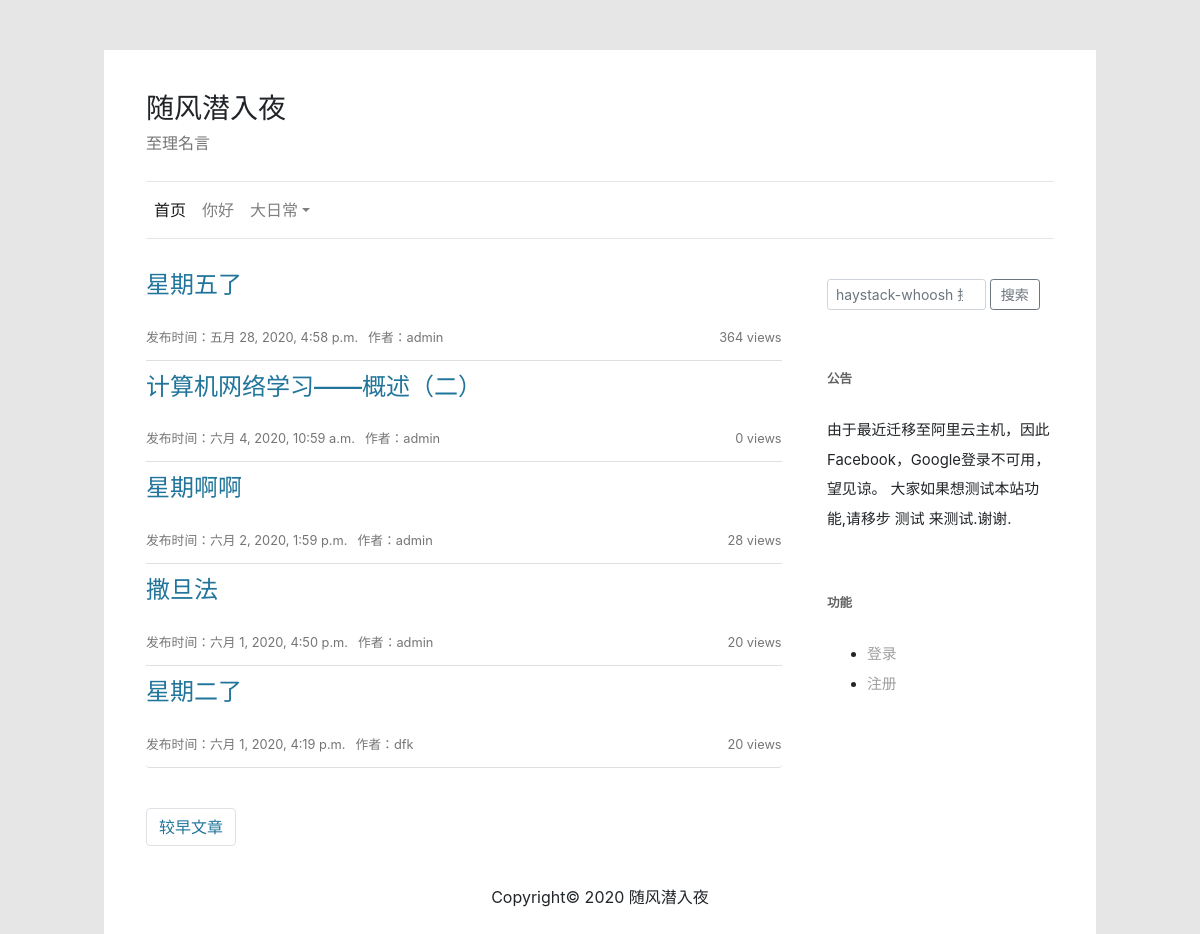
Before: / with the older database file.
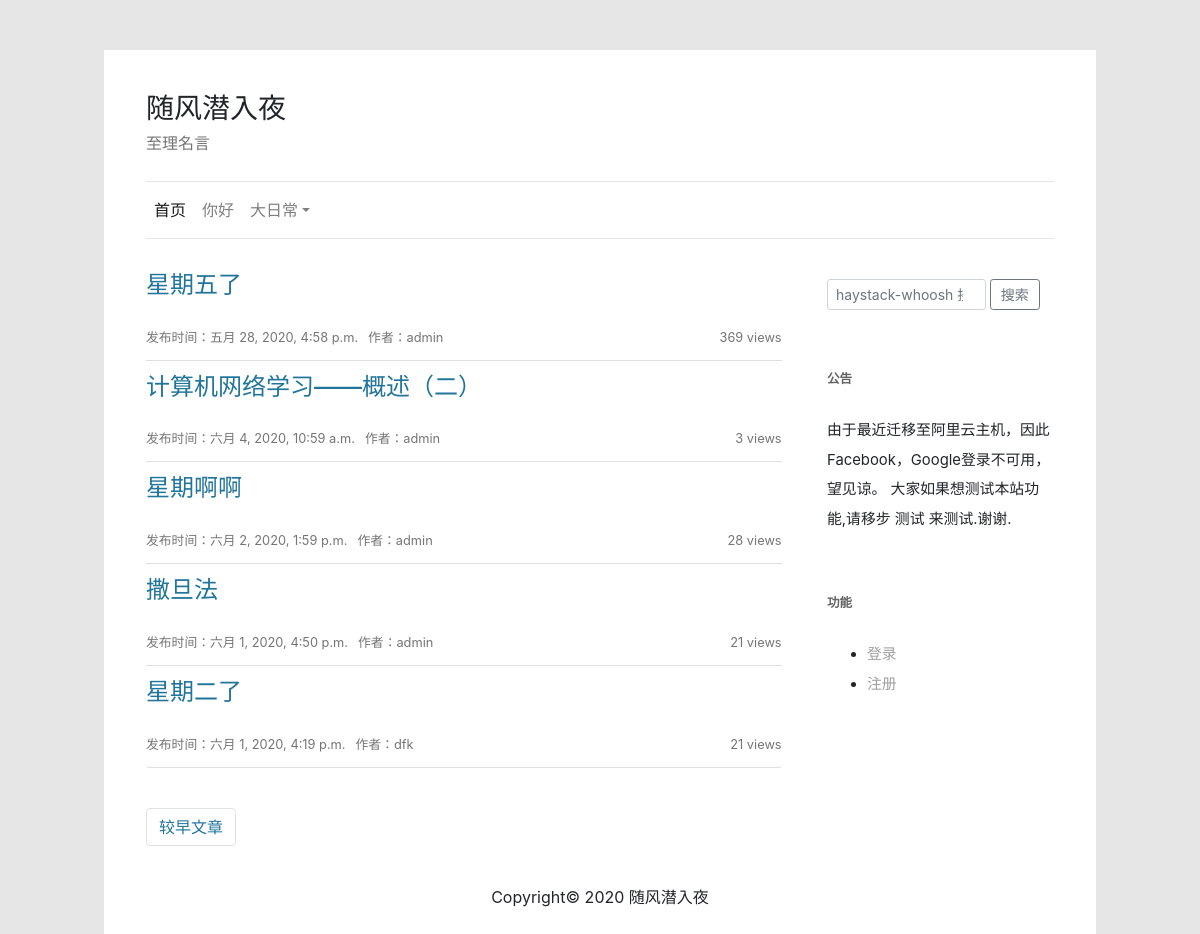
After: the same page with the newer database file.
### blog/models.py (models this page shows, shortened)
class BaseModel(models.Model):
    id = models.AutoField(primary_key=True)
    created_time = models.DateTimeField('创建时间', auto_now_add=True)
    last_mod_time = models.DateTimeField('修改时间', auto_now=True)
    class Meta:
        abstract = True

class Article(BaseModel):
    STATUS_CHOICES = (
        ('d', '草稿'),
        ('p', '发表'),
    )
    COMMENT_STATUS = (
        ('o', '打开'),
        ('c', '关闭'),
    )
    TYPE = (
        ('a', '文章'),
        ('p', '页面'),
    )
    title = models.CharField('标题', max_length=200, unique=True)
    body = MDTextField('正文')
    pub_time = models.DateTimeField(
        '发布时间', blank=False, null=False, auto_now_add=True)
    status = models.CharField(
        '文章状态',
        max_length=1,
        choices=STATUS_CHOICES,
        default='p')
    comment_status = models.CharField(
        '评论状态',
        max_length=1,
        choices=COMMENT_STATUS,
        default='o')
    type = models.CharField('类型', max_length=1, choices=TYPE, default='a')
    views = models.PositiveIntegerField('浏览量', default=0)
    author = models.ForeignKey(
        settings.AUTH_USER_MODEL,
        verbose_name='作者',
        blank=False,
        null=False,
        on_delete=models.CASCADE)
    article_order = models.IntegerField(
        '排序,数字越大越靠前', blank=False, null=False, default=0)
    category = models.ForeignKey(
        'Category',
        verbose_name='分类',
        on_delete=models.CASCADE,
        blank=False,
        null=False)
    tags = models.ManyToManyField('Tag', verbose_name='标签集合', blank=True)
    class Meta:
        ordering = ['-article_order', '-pub_time']
        verbose_name = "文章"
        verbose_name_plural = verbose_name
        get_latest_by = 'id'
    def get_absolute_url(self):
        return reverse('blog:detailbyid', kwargs={
            'article_id': self.id,
            'year': self.created_time.year,
            'month': self.created_time.month,
            'day': self.created_time.day
        })

### users/models.py (models this page shows, shortened)
class UserProfile(AbstractUser):
    nickname = models.CharField('昵称', max_length=100, blank=True)
    created_time = models.DateTimeField('创建时间', auto_now_add=True)
    last_mod_time = models.DateTimeField('修改时间', auto_now=True)
    source = models.CharField("创建来源", max_length=100, blank=True)
    class Meta:
        ordering = ['-id']
        verbose_name = "用户"
        verbose_name_plural = verbose_name
        get_latest_by = 'id'

### blog/views.py (the view)
# urls.py: path(r'', ArticleIndexView.as_view(), name="index"),
class ArticleIndexView(ArticleListView):
    queryset = Article.objects.filter(status='p')
    template_name = "index.html"
    context_object_name = "article_list"
    paginate_by = 5
    page_kwarg = 'page'
    page_type = ""
    tag_name = ""

### blog/models.py (called while the page is built)
    def get_absolute_url(self):
        return reverse('blog:categorybyslug', kwargs={
            'category_name': self.slug
        })

    def get_sub_categorys(self):
        categorys = []
        all_categorys = Category.objects.all()
        def parse(category):
            if category not in categorys:
                categorys.append(category)
            childs = all_categorys.filter(parent_category=category)
            for child in childs:
                if category not in categorys:
                    categorys.append(child)
                parse(child)
        parse(self)
        return categorys

### blog/templatetags/blog_tags.py (called while the page is built)
@register.simple_tag
def query_category(parent_category):
    nav_category = Category.objects.filter(parent_category=parent_category).all()
    return nav_category

### templates/index.html
{% extends 'blog_base.html' %}
{% block content %}
    {% include "index_article_list.html" %}
{% endblock %}

### templates/index_article_list.html (shortened to what this page needs)
<ul class="list-group">
    {% for article in article_list %}
        <li class="list-group-item">
            <div class="blog-post-title">
                <p class="h4"><a href="{{ article.get_absolute_url }}">{{ article.title }}</a></p>
            </div>
            <div class="blog-post-views clearfix">
                <div class="float-left">
                    <small>发布时间：{{ article.pub_time }}</small>
                </div>
                <div class="float-left">
                    <small>作者：{{ article.author.username }}</small>
                </div>
                <div class="float-right">
                    <small>{{ article.views }} views</small>
                </div>
            </div>
        </li>
    {% endfor %}
</ul>
<nav aria-label="Page navigation " class="blog-page">
    <ul class="pagination d-flex justify-content-between">
        {% if page_obj.has_next %}
            <li class="page-item"><a class="page-link" href="?page={{ page_obj.next_page_number }}">较早文章</a></li>
        {% endif %}
    </ul>
</nav>

Changed rows visible on the page:
changed Article "星期五了": views "364" → "369"
changed Article "计算机网络学习——概述（二）": views "0" → "3"
changed Article "撒旦法": views "20" → "21"
changed Article "星期二了": views "20" → "21"
